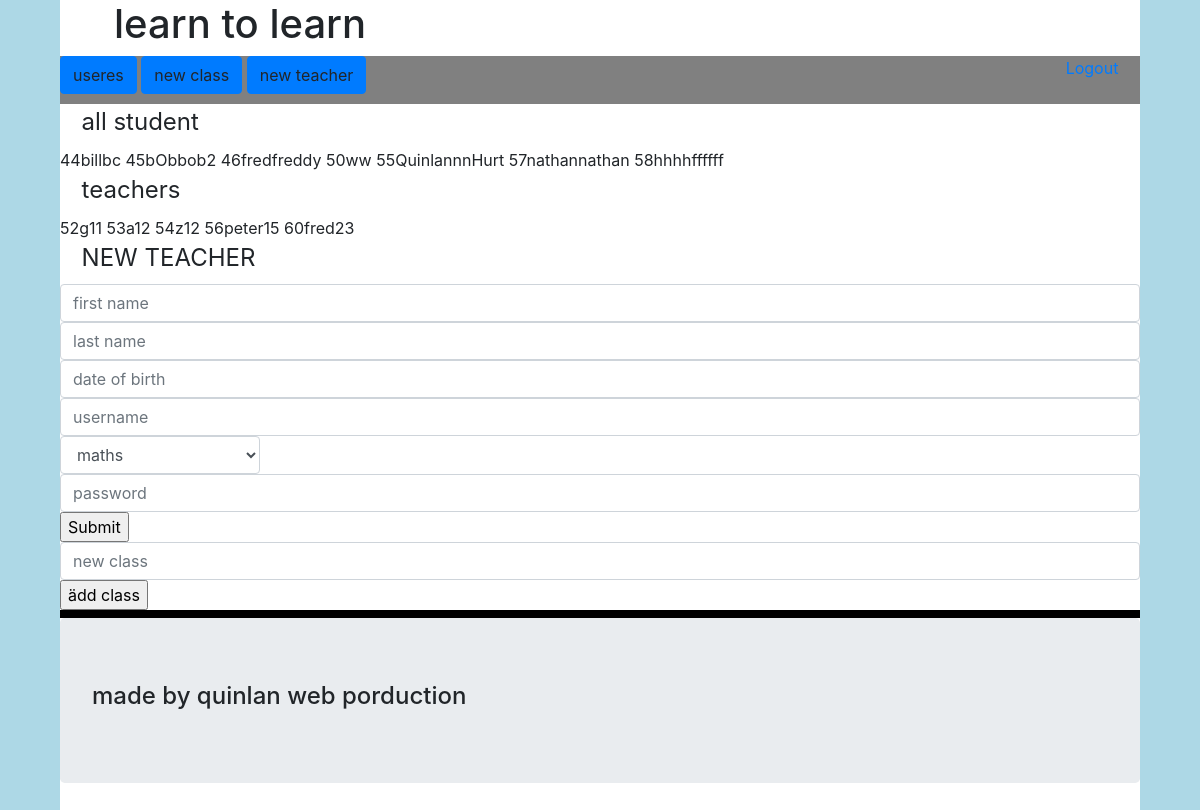
/index.php (signed in), run on the app's committed database.
### tables this page shows
CREATE TABLE `user` (
  `userID` int(11) NOT NULL,
  `name` varchar(45) NOT NULL,
  `surname` varchar(45) NOT NULL,
  `DOB` date NOT NULL,
  `username` varchar(255) NOT NULL,
  `pasword` varchar(255) NOT NULL,
  `userClassID` int(11) NOT NULL,
  `roll` int(11) NOT NULL,
  `active` tinyint(1) NOT NULL
);

### view/adminnav.php (the view, shortened to what this page needs)
    <nav>
      <a class="btn btn-primary" >useres </a>
      <a class="btn btn-primary">new class  </a>
      <a  class="btn btn-primary" > new teacher</a>
      <a href="modle/logout.php"  class="logout"> Logout</a>
    </nav>
    <legend>all student</legend>
     <?php
  $conn = dbConnect();
      $contentquery = "SELECT userID, name, surname, userClassID FROM user  where roll = 2";
      $stmt = $conn->prepare($contentquery);
      $stmt->execute();
      while ($row = $stmt->fetch())
      {
        $userID = $row['userID'];
        $name = $row['name'];
        $surname = $row['surname'];?>
      <?php
        echo "$userID";
        echo "$name";
        echo "$surname";
      }
      ?>
  <br>
<legend>teachers </legend>
  <?php
  $conn = dbConnect();
  $contentquery = "SELECT userID, name, surname, userClassID FROM user  where roll =3";
  $stmt = $conn->prepare($contentquery);
  $stmt->execute();
  while ($row = $stmt->fetch())
  {
   $userID = $row['userID'];
   $name = $row['name'];
  $userClassID = $row['userClassID']
   ?>
  <?php
   echo "$userID";
   echo "$name";
   echo "$userClassID";
  }
?>
<?php
$sql_class = "SELECT * FROM class";
$conn = dbConnect();
$res_class = $conn->prepare($sql_class);
$res_class->execute();
 ?>
<legend>NEW TEACHER</legend>
<form action="modle/newtecher_process.php"  method="post">
  <input  class="form-control"  type="text" required placeholder="first name" name="name" >
<input  class="form-control"  type="text"required placeholder="last name" name="lname" >
<input  class="form-control"   name="DOB" required placeholder="date of birth">
<input  class="form-control"  type="text"required placeholder="username" name="username" >
<select  class="form-control"  name="class" style="width: 200px">
            <?php
            while ($row_class = $res_class->fetch(PDO::FETCH_ASSOC)) {
                echo '<option value="' . $row_class['ClassID'] . '" ';
                echo '>' . $row_class['className'] . '</option>';
            }
            ?>
  </select>
<input class="form-control" type="text"required placeholder="password" name="password" id="pasword">
  <input type="submit" name="submit"  onclick="student()">
</form>
<div class="newclass">
  <form  method="post" id="class">
    <input   class="form-control" id="classname" type="text" name="newclass"  placeholder="new class"  >
    <input type="button" name="button" value="ädd class" onClick="new_class()">
  </form>
</div>

### view/header.php (shortened to what this page needs)
<!DOCTYPE html>
<html>
  <head>
    <link rel="stylesheet" href="https://maxcdn.bootstrapcdn.com/bootstrap/4.0.0/css/bootstrap.min.css">
    <link href="view/css/main.css" rel="stylesheet" type="text/css">
</head>
<body>
  <div class="contianer">
    <h1>learn to learn</h1>

### index.php (shortened to what this page needs)
<?php
include "view/header.php";
 ?>
 <?php
 switch($_SESSION['roll']) {
   case '1':
         include 'view/adminnav.php';
     break;
  }
?>
<?php
include "view/footer.php";
 ?>

### view/footer.php (shortened to what this page needs)
<div class="line">
</div>
<section>
  <div class="jumbotron">
  <h4>made by quinlan web porduction</h4>
  </div>
  <br>
</section>
  </div>
</body>
</html>

### view/css/main.css (style rules this page uses)
h1 { margin-left: 5%; }
legend { margin-left: 2%; }
nav { height:3em; background-color:grey; width:100%; }
.contianer { height: 110%; width:90%; margin-left: 5%; background-color: white; }
body { background-color: lightblue; }
.line { height: 0.5em; width: 100%; background-color:black; }
h4 { margin: 45; }
.logout { float:right; padding-right: 2%; }

### data on the page
user: userID "44", name "bill", surname "bc"
user: userID "45", name "bOb", surname "bob2"
user: userID "46", name "fred", surname "freddy"
user: userID "50", name "w", surname "w"
user: userID "55", name "Quinlannn", surname "Hurt"
user: userID "57", name "nathan", surname "nathan"
user: userID "58", name "hhhhf", surname "fffff"
user: userID "52", name "g", userClassID "11"
user: userID "53", name "a", userClassID "12"
user: userID "54", name "z", userClassID "12"
user: userID "56", name "peter", userClassID "15"
user: userID "60", name "fred", userClassID "23"

### other printed values
form field class "maths"
